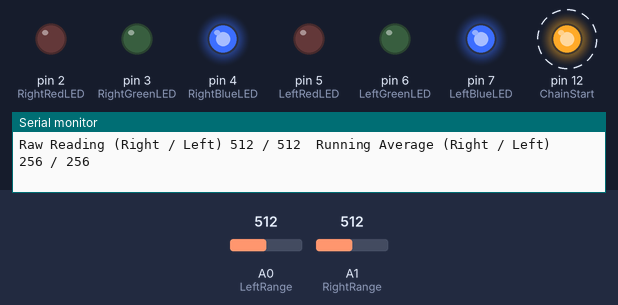
Bench run of a sketch on a simulated Arduino Uno, built with avr-gcc and run on an emulated ATmega328P. Parts: output pins drawn as LEDs (lit = HIGH), the last lines printed to the serial monitor. Dashed ring = blinking. The test bench sets the inputs (shaded band); at power-on: A0 (LeftRange) = 512, A1 (RightRange) = 512.

Above: at 1.06 s.
1.4 s: A0 (LeftRange) set to 357
4.4 s: A0 (LeftRange) set to 326
At 5.13 s:
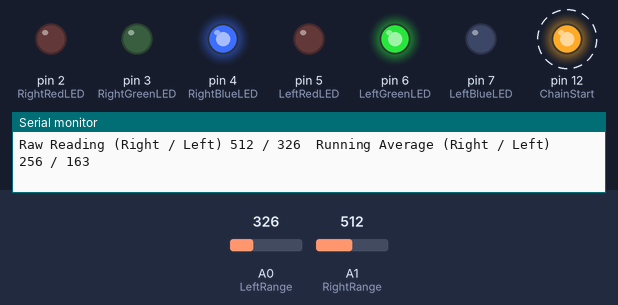
7.4 s: A1 (RightRange) set to 357
10.4 s: A1 (RightRange) set to 330
At 11.34 s:
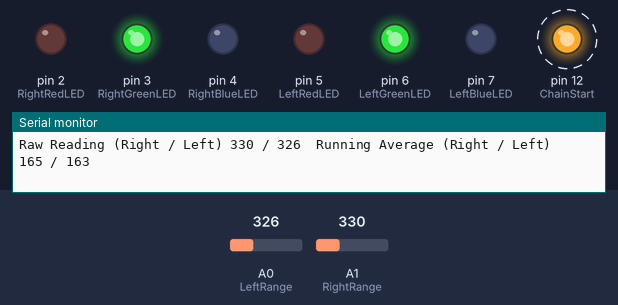
13.4 s: A1 (RightRange) set to 59
16.4 s: A1 (RightRange) set to 50
At 17.31 s:
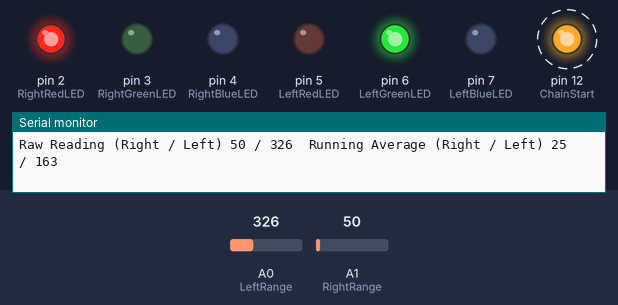
Timing chart, 0 to 20.4 s (numbered marks = the images above; inputs shaded):
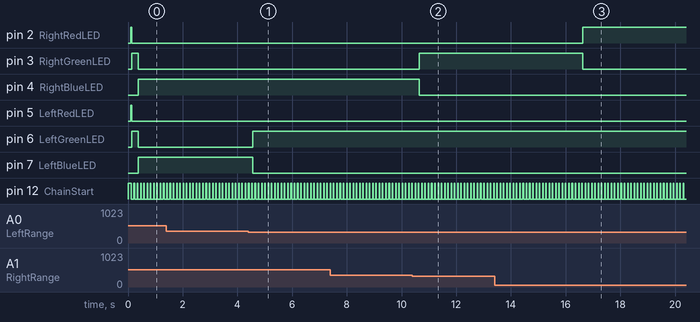

Measured:
- the behaviour switches between 344 and 343 on A0 (LeftRange) (found by bisection; images 0 and 1)
- the behaviour switches between 344 and 343 on A1 (RightRange) (found by bisection; images 1 and 2)
- the behaviour switches between 56 and 55 on A1 (RightRange) (found by bisection; images 2 and 3)
- after the input at 4.4 s, pin 6 (LeftGreenLED): LOW → HIGH after 0.16 s; pin 7 (LeftBlueLED): HIGH → LOW after 0.16 s
- after the input at 10.4 s, pin 3 (RightGreenLED): LOW → HIGH after 0.25 s; pin 4 (RightBlueLED): HIGH → LOW after 0.25 s
- after the input at 16.4 s, pin 2 (RightRedLED): LOW → HIGH after 0.22 s; pin 3 (RightGreenLED): HIGH → LOW after 0.22 s
- by itself, pin 12 (ChainStart): alternates HIGH for 0.02 s and LOW for 0.10 s

The sketch:

Parking_Sensor_Maxbotix.ino
```cpp
// (licence header left out)
// Right and Left for the two garage bays
// Set the Timing
unsigned long pingTimer;
int pingRate = 100;  // Frequency of pings in ms 100ms is the fastest
//Define the Pins
const int ChainStart = 12;   // Triggers Right Sensor
const int LeftRange = A0; // Left Sensor Analog return - 5V opertaiotn - 9.8mV/in
const int RightRange = A1; // Right Sensor Analog return
const int RightAdjustmentPot=A2;  // First Adjustment Pot
const int LeftAdjustmentPot=A3; // Second Adjustment Pot
const int RightBlueLED=4; //Blue LED pin
const int RightGreenLED=3; //Green LED pin
const int RightRedLED=2; //Red LED pin
const int LeftBlueLED=7; //Blue LED pin
const int LeftGreenLED=6; //Green LED pin
const int LeftRedLED=5; //Red LED pin
//Define the variables for Range - Right and Left
const int MaxDistance = 320;  // Max distance in inches
const int MidDistance = 180;  // Mid-range distance in inches
const int MinDistance = 36;  // Min distance in inches
int RightInches;
int LeftInches;
int RightAdjustment = -9;  // Set manually if pots are not installed on board
int LeftAdjustment = -9;   // Set manually if pots are not installed on board
// This is the section with the smoothing variables
const int numReadings = 3;     // How Many numbers to average for smoothing
int index = 0;                  // the index of the current reading
int RightReadings[numReadings];      // the readings from the analog input
int RightTotal = 0;                  // the running total
int LeftReadings[numReadings];      // the readings from the analog input
int LeftTotal = 0;                  // the running total


void setup() {
  Serial.begin(9600); // opens serial port, sets data rate to 9600 bps
   // initialize all the smoothing array readings to 0:
  for (int thisReading = 0; thisReading < numReadings; thisReading++) {
    RightReadings[thisReading] = 0;
    LeftReadings[thisReading] = 0;
  }
  // Lots of output pins to set
  pinMode(RightRedLED,OUTPUT);
  pinMode(RightGreenLED, OUTPUT);
  pinMode(RightBlueLED, OUTPUT);
  pinMode(ChainStart,OUTPUT);
  pinMode(LeftRedLED,OUTPUT);
  pinMode(LeftGreenLED, OUTPUT);
  pinMode(LeftBlueLED, OUTPUT);
  // The first cycle is for calibration of the sensors - best to keep 14" free at this time
  digitalWrite(ChainStart,HIGH);  // Enable the calibration loop the rangefinder to ping
  delay(100);                    // Give each sensor 50ms to calibrate
  digitalWrite(ChainStart,LOW);  // Turn off the pinging
  // Read and set the adjustments for parking distances  - disabled if Pots are not installed on board
  // RightAdjustment = analogRead(RightAdjustmentPot);      // Read the Pot to see what the adjustment for parking is
  // RightAdjustment = map(RightAdjustment,0,1023,-12,12);  //  Scale the Input - adds or subtracts about a foot
  // LeftAdjustment = analogRead(LeftAdjustmentPot);      // Read the Pot to see what the adjustment for parking is
  // LeftAdjustment = map(LeftAdjustment,0,1023,-12,12);  //  Scale the Input - adds or subtracts about a foot
}

void loop()
{
  if (millis() >= (pingTimer + pingRate)) {
    digitalWrite(ChainStart,HIGH); // Start the chain of readings
    delay(20);   //20ms Pulse druation needed to start chaining in LV Series
    digitalWrite(ChainStart,LOW);    // End the pulse for the Right Sensor - will go round the loop from here.
    // subtract the last reading:
    RightTotal= RightTotal - RightReadings[index];
    LeftTotal= LeftTotal - LeftReadings[index];
    // read from the sensor:
    RightReadings[index] = analogRead(RightRange);      // Read the Pot to see what the adjustment for parking is
    // delay(50);
    LeftReadings[index] = analogRead(LeftRange);      // Read the Pot to see what the adjustment for parking is
    // add the reading to the total:
    RightTotal= RightTotal + RightReadings[index];
    LeftTotal= LeftTotal + LeftReadings[index];
    // advance to the next position in the array:
    index = index + 1;
    // if we're at the end of the array...
    if (index >= numReadings)
    // ...wrap around to the beginning:
    index = 0;
    // Take the Average and then scale (Maxbotix / Arduino Anaglog Range - 512/1024 so:
    RightInches = (RightTotal / numReadings) / 2;  //  Take the Average and then scale (Maxbotix / Arduino Anaglog Range - 512/1024
    LeftInches = (LeftTotal / numReadings) / 2;  //  Take the Average and then scale (Maxbotix / Arduino Anaglog Range - 512/1024
    pingTimer = millis();

    // Both sensors pinged, Print results here
    Serial.print("Raw Reading (Right / Left) ");
    Serial.print(analogRead(RightRange));
    Serial.print(" / ");
    Serial.print(analogRead(LeftRange));
    Serial.print("\t");
    Serial.print("Running Average (Right / Left) ");
    Serial.print(RightInches);
    Serial.print(" / ");
    Serial.println(LeftInches);
  }

  if (RightInches >= MaxDistance) {
    analogWrite(RightBlueLED,0);
    analogWrite(RightGreenLED,0);
    analogWrite(RightRedLED,0);
  }
  else if(RightInches < MaxDistance && RightInches > (MidDistance+RightAdjustment)) {
    analogWrite(RightBlueLED,255);
    analogWrite(RightGreenLED,0);
    analogWrite(RightRedLED,0);
  }
  else if (RightInches <= (MidDistance+RightAdjustment) && RightInches > (MinDistance+RightAdjustment)) {
    analogWrite(RightBlueLED,0);
    analogWrite(RightGreenLED,255);
    analogWrite(RightRedLED,0);
  }
  else if (RightInches <= (MinDistance+RightAdjustment)) {
    analogWrite(RightBlueLED,0);
    analogWrite(RightGreenLED,0);
    analogWrite(RightRedLED,255);
  }
  if (LeftInches >= MaxDistance) {
    analogWrite(LeftBlueLED,0);
    analogWrite(LeftGreenLED,0);
    analogWrite(LeftRedLED,0);
  }
  else if(LeftInches < MaxDistance && LeftInches > (MidDistance+LeftAdjustment)) {
    analogWrite(LeftBlueLED,255);
    analogWrite(LeftGreenLED,0);
    analogWrite(LeftRedLED,0);
  }
  else if (LeftInches <= (MidDistance+LeftAdjustment) && LeftInches > (MinDistance+LeftAdjustment)) {
    analogWrite(LeftBlueLED,0);
    analogWrite(LeftGreenLED,255);
    analogWrite(LeftRedLED,0);
  }
  else if (LeftInches <= (MinDistance+LeftAdjustment)) {
    analogWrite(LeftBlueLED,0);
    analogWrite(LeftGreenLED,0);
    analogWrite(LeftRedLED,255);
  }
}
```
